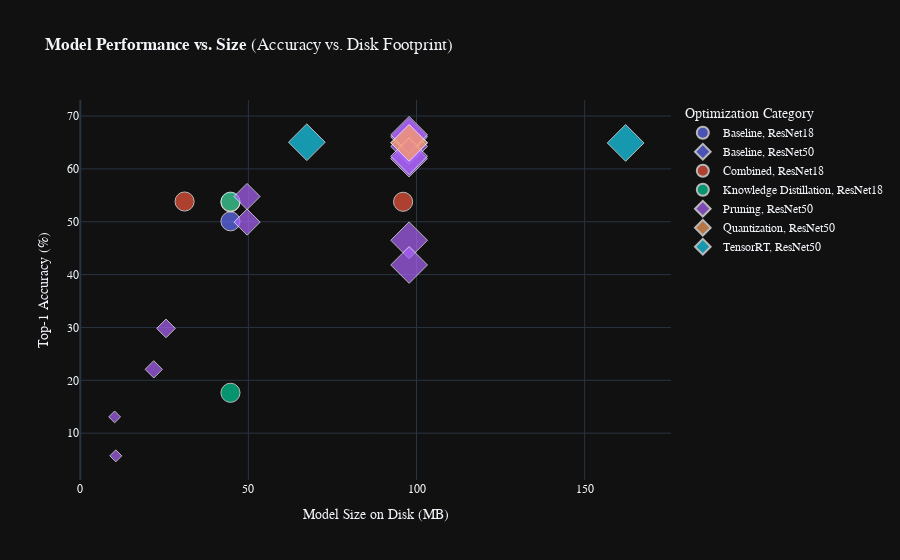
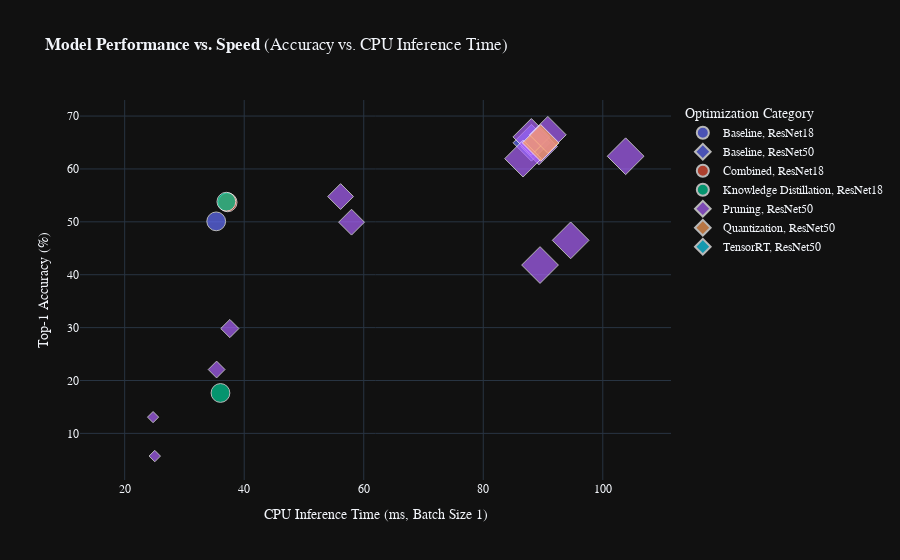

Notebook code cell kept with these figures, in order:
### Code cell
import pandas as pd
import plotly.express as px
import plotly.graph_objects as go
import io

# Paste your CSV data here
csv_data = """
Experiment_ID;Base_Model_Arch;Optimization_Category;Specific_Technique;Key_Parameters;Top_1_Acc;Top_5_Acc;Model_Size_MB_Disk;FT_Epochs_Run;FT_Time_seconds;Inference_Time_ms_CPU (Batch 1);Inference_Time_ms_GPU (Batch 1);flops_gmacs;params_millions;non_zero_params;Notes_from_Log
resnet18_baseline;ResNet18;Baseline;Baseline;N/A;0.5008921743563599;0.7631914;44.66958;15;1406.56149;35.31372;3.52352;1.824033792;11.689512;11.689512;
resnet50_baseline;ResNet50;Baseline;Baseline;N/A;0.649502931430028;0.8748407;97.79614;30;5395.38120;88.06000;7.87376;4.133742592;25.557032;25.557032;
resnet18pretrained_distilled_quant_kmeans_256clusters_post;ResNet18;Combined;KMeans Quant;Clusters: 256;0.5368340555697171;0.8032118;44.66733;0;0.00000;37.22856;3.33568;1.824033792;11.689512;11.689512;K-Means Weight Quantization (256 clusters) applied to a distilled, pretrained ResNet18. No training epochs for quantization step. Evaluation metrics from original log. Codebook info was generated.
resnet18pretrained_distilled_quant_ptq_int8_perchannel_post;ResNet18;Combined;PTQ INT8 (Per-Channel);N/A;0.5077746622482794;0.7807800;11.30209;0;0.00000;19.01976;N/A (Known JIT GPU Unstable);N/A (JIT Model);N/A (JIT Model);N/A (JIT Model);Post-Training Quantization (per-channel) applied to a distilled, pretrained ResNet18. No training epochs for quantization step. Evaluation metrics from original log.
resnet18pretrained_distilled_quant_ptq_int8_pertensor_post;ResNet18;Combined;PTQ INT8 (Per-Tensor);N/A;0.5335202651032374;0.8027020;11.30076;0;0.00000;18.31738;N/A (Known JIT GPU Unstable);N/A (JIT Model);N/A (JIT Model);N/A (JIT Model);Post-Training Quantization (per-tensor) applied to a distilled, pretrained ResNet18. No training epochs for quantization step. Evaluation metrics from original log.
resnet18pretrained_distilled_quant_qat_int8_epochs8;ResNet18;Combined;QAT INT8;QAT Epochs: 8;0.5355595207749172;0.8044864;11.29939;8;1155.46389;17.96892;N/A (Known JIT GPU Unstable);N/A (JIT Model);N/A (JIT Model);N/A (JIT Model);Quantization Aware Training applied to a distilled, pretrained ResNet18. Epoch data refers to QAT fine-tuning. Evaluation metrics from original log.
resnet50_to_resnet18pretrained_kd;ResNet18;Knowledge Distillation;Knowledge Distillation;T:resnet50->S:resnet18;0.538108590364517;0.8027020;44.67078;15;2067.91055;37.01086;3.47354;1.824033792;11.689512;11.689512;
resnet50_to_resnet18scratch_kd;ResNet18;Knowledge Distillation;Knowledge Distillation;T:resnet50->S:resnet18;0.1763956156003059;0.4017334;44.67078;15;2004.46795;36.02530;3.41316;1.824033792;11.689512;11.689512;
resnet50_prune_nm24_ft;ResNet50;Pruning;N:M Sparsity;N:2, M:4;0.6426204435381085;0.8730563;97.79861;15;3051.65437;89.32968;9.58856;4.133742592;25.557032;13.829576;
resnet50_prune_struct_it_l1filter_stage1_approx_sp50_ft;ResNet50;Pruning;Iterative Structured Pruning (L1 Filter);Target Sparsity: 50.0%;0.49936273260260006;0.7675249;49.60373;5;675.39339;57.95676;8.98030;2.042114256;12.935549;12.935549;
resnet50_prune_struct_it_l1filter_stage2_approx_sp75_ft;ResNet50;Pruning;Iterative Structured Pruning (L1 Filter);Target Sparsity: 75.0%;0.29824114198317614;0.5799133;25.49252;10;1021.56831;37.59312;11.46844;1.012597635;6.626072;6.626072;
resnet50_prune_struct_it_l1filter_stage3_approx_sp90_ft;ResNet50;Pruning;Iterative Structured Pruning (L1 Filter);Target Sparsity: 90.0%;0.13076518225850832;0.3405557;10.21170;15;1358.46598;24.75034;8.29152;0.382400928;2.630579;2.630579;
resnet50_prune_struct_os_l1filter_fp30_ft;ResNet50;Pruning;One-Shot Structured Pruning (L1 Filter);Target Sparsity: 50.0%;0.5477950548049961;0.8100943;49.59605;15;2030.61859;56.12866;9.36346;2.042114256;12.935549;12.935549;
resnet50_prune_struct_os_l1filter_fp55_ft;ResNet50;Pruning;One-Shot Structured Pruning (L1 Filter);Target Sparsity: 75.0%;0.22074936273260006;0.4840683;21.86064;15;1472.21088;35.38324;8.50816;0.865708368;5.678189;5.678189;
resnet50_prune_struct_os_l1filter_fp70_ft;ResNet50;Pruning;One-Shot Structured Pruning (L1 Filter);Target Sparsity: 90.0%;0.05709915880703543;0.1947489;10.56108;15;1346.40862;25.03054;8.32954;0.400809619;2.724022;2.724022;
resnet50_prune_unstruct_it_l1_stage1_sp50_ft;ResNet50;Pruning;Iterative Unstructured Pruning (L1);Target Sparsity: 50.0%;0.6605647208768799389;0.853138;97.79218;5;665.13087;88.04078;8.22656;4.133742592;25.557032;12.752456;
resnet50_prune_unstruct_it_l1_stage2_sp75_ft;ResNet50;Pruning;Iterative Unstructured Pruning (L1);Target Sparsity: 75.0%;0.6194745347947998981;0.79276;97.79218;10;1337.13718;86.65992;7.89072;4.133742592;25.557032;6.376728;
resnet50_prune_unstruct_it_l1_stage3_sp90_ft;ResNet50;Pruning;Iterative Unstructured Pruning (L1);Target Sparsity: 90.0%;0.4649502931430028;0.7519755;97.80362;15;2093.07571;94.62280;7.99122;4.133742592;25.557032;2.551291;
resnet50_prune_unstruct_os_l1_sp50_ft;ResNet50;Pruning;One-Shot Unstructured Pruning (L1);Target Sparsity: 50.0%;0.6645424420086669;0.8860566;97.80331;15;2085.63127;90.80236;8.09102;4.133742592;25.557032;12.752456;
resnet50_prune_unstruct_os_l1_sp75_ft;ResNet50;Pruning;One-Shot Unstructured Pruning (L1);Target Sparsity: 75.0%;0.6240122355340301;0.8598012;97.80331;15;1945.38252;103.82330;8.23356;4.133742592;25.557032;6.376728;
resnet50_prune_unstruct_os_l1_sp90_ft;ResNet50;Pruning;One-Shot Unstructured Pruning (L1);Target Sparsity: 90.0%;0.41830231965332654;0.7122100;97.80331;15;2004.42808;89.49998;8.24150;4.133742592;25.557032;2.551291;
resnet50_quant_kmeans_256clusters_post;ResNet50;Quantization;KMeans Quant;Clusters: 256;0.6492480244710681;0.8730563;97.79564;0;0.00000;89.61634;9.13594;4.133742592;25.557032;25.557032;K-Means Weight Quantization (256 clusters). No training epochs for quantization step. Evaluation metrics from original log. Codebook info was generated.
resnet50_quant_ptq_int8_perchannel_post;ResNet50;Quantization;PTQ INT8 (Per-Channel);N/A;0.6069334692837114;0.8404282;24.94237;0;0.00000;44.42032;N/A (Known JIT GPU Unstable);N/A (JIT Model);N/A (JIT Model);N/A (JIT Model);Post-Training Quantization (per-channel). No training epochs for quantization step. Evaluation metrics from original log.
resnet50_quant_ptq_int8_pertensor_post;ResNet50;Quantization;PTQ INT8 (Per-Tensor);N/A;0.649757838388988;0.8735661;24.94018;0;0.00000;41.93892;N/A (Known JIT GPU Unstable);N/A (JIT Model);N/A (JIT Model);N/A (JIT Model);Post-Training Quantization (per-tensor). No training epochs for quantization step. Evaluation metrics from original log.
resnet50_quant_qat_int8_epochs8;ResNet50;Quantization;QAT INT8;QAT Epochs: 8;0.6635228141728269;0.8807035;24.93738;8;2333.11918;42.46538;N/A (Known JIT GPU Unstable);N/A (JIT Model);N/A (JIT Model);N/A (JIT Model);Quantization Aware Training. Epoch data refers to QAT fine-tuning. Evaluation metrics from original log.
resnet50_trt_fp16;ResNet50;TensorRT;TensorRT FP16;Precision: FP16;0.6505;0.8746;67.38;0;0.0;;6.36;4.133742592;25.557032;25.557032;TensorRT FP16 optimization applied to ResNet50 baseline.
resnet50_trt_fp32;ResNet50;TensorRT;TensorRT FP32;Precision: FP32;0.6492;0.8751;162.20;0;0.0;;18.15;4.133742592;25.557032;25.557032;TensorRT FP32 optimization applied to ResNet50 baseline.
resnet18_distilled_trt_fp16;ResNet18;Combined;Distillation + TensorRT FP16;Precision: FP16;0.53836;0.80270;31.02;0;0.0;;2.52;1.824033792;11.689512;11.689512;TensorRT FP16 optimization applied to a distilled, pretrained ResNet18.
resnet18_distilled_trt_fp32;ResNet18;Combined;Distillation + TensorRT FP32;Precision: FP32;0.53785;0.80270;96.01;0;0.0;;8.12;1.824033792;11.689512;11.689512;TensorRT FP32 optimization applied to a distilled, pretrained ResNet18.
;;;;;;;;;;;;;;;
"""

# --- 1. Data Loading and Cleaning ---
df = pd.read_csv(io.StringIO(csv_data), sep=';')
df.dropna(how='all', inplace=True)
df.columns = df.columns.str.replace(' \(.*\)', '', regex=True).str.replace(' ', '_')

numeric_cols = [
    'Top_1_Acc', 'Top_5_Acc', 'Model_Size_MB_Disk', 'FT_Epochs_Run',
    'FT_Time_seconds', 'Inference_Time_ms_CPU', 'Inference_Time_ms_GPU',
    'flops_gmacs', 'params_millions', 'non_zero_params'
]

for col in numeric_cols:
    df[col] = pd.to_numeric(df[col], errors='coerce')

df['Top_1_Acc_Percent'] = df['Top_1_Acc'] * 100
df['Top_5_Acc_Percent'] = df['Top_5_Acc'] * 100

# ----------------- FIX: Handle NaN values for size parameters -----------------
# The 'size' parameter in Plotly cannot handle NaN values. We will fill them
# with 0, so these points are still plotted but with a minimum size.
# This affects both 'params_millions' for the first plot and 'flops_gmacs' for the second.
df['params_millions'].fillna(0, inplace=True)
df['flops_gmacs'].fillna(0, inplace=True)
# -------------------------------------------------------------------------------


# --- 2. Create the Interactive Plot ---

# Plot 1: Accuracy vs. Model Size
fig1 = px.scatter(
    df,
    x="Model_Size_MB_Disk",
    y="Top_1_Acc_Percent",
    color="Optimization_Category",
    symbol="Base_Model_Arch",
    size="params_millions",
    hover_name="Experiment_ID",
    hover_data={
        "Specific_Technique": True,
        "Top_1_Acc_Percent": ':.2f}%',
        "Model_Size_MB_Disk": ':.2f} MB',
        "Inference_Time_ms_CPU": ':.2f} ms',
        "params_millions": ':.2f}M'
    },
    template="plotly_dark",
    title="<b>Model Performance vs. Size</b> (Accuracy vs. Disk Footprint)"
)

fig1.update_layout(
    xaxis_title="Model Size on Disk (MB)",
    yaxis_title="Top-1 Accuracy (%)",
    legend_title="Optimization Category",
    font=dict(family="Arial, sans-serif", size=12)
)
fig1.update_traces(marker=dict(line=dict(width=1, color='White')))

# Plot 2: Accuracy vs. CPU Inference Time
fig2 = px.scatter(
    df,
    x="Inference_Time_ms_CPU",
    y="Top_1_Acc_Percent",
    color="Optimization_Category",
    symbol="Base_Model_Arch",
    size="flops_gmacs",
    hover_name="Experiment_ID",
    hover_data={
        "Specific_Technique": True,
        "Top_1_Acc_Percent": ':.2f}%',
        "Model_Size_MB_Disk": ':.2f} MB',
        "Inference_Time_ms_CPU": ':.2f} ms',
        "flops_gmacs": ':.2f}G'
    },
    template="plotly_dark",
    title="<b>Model Performance vs. Speed</b> (Accuracy vs. CPU Inference Time)"
)

fig2.update_layout(
    xaxis_title="CPU Inference Time (ms, Batch Size 1)",
    yaxis_title="Top-1 Accuracy (%)",
    legend_title="Optimization Category",
    font=dict(family="Arial, sans-serif", size=12)
)
fig2.update_traces(marker=dict(line=dict(width=1, color='White')))


# --- 3. Save and Show the Plots ---
fig1.write_html("model_performance_vs_size.html")
fig2.write_html("model_performance_vs_speed.html")

fig1.show()
fig2.show()

print("Interactive plots have been saved as 'model_performance_vs_size.html' and 'model_performance_vs_speed.html'")

### Figure 1 — Plotly figure (JSON) as saved in the notebook; plotly's stock layout.template omitted (floating-point values rounded to 4 significant figures)
{"data": [{"customdata": [["Baseline", 35.31, 11.69]], "hovertemplate": "<b>%{hovertext}</b><br><br>Optimization_Category=Baseline<br>Base_Model_Arch=ResNet18<br>Model_Size_MB_Disk=%{x:.2f} MB}<br>Top_1_Acc_Percent=%{y:.2f}%}<br>params_millions=%{customdata[2]:.2f}M}<br>Specific_Technique=%{customdata[0]}<br>Inference_Time_ms_CPU=%{customdata[1]:.2f} ms}<extra></extra>", "hovertext": ["resnet18_baseline"], "legendgroup": "Baseline, ResNet18", "marker": {"color": "#636efa", "line": {"color": "White", "width": 1}, "size": [11.69], "sizemode": "area", "sizeref": 0.06389, "symbol": "circle"}, "mode": "markers", "name": "Baseline, ResNet18", "orientation": "v", "showlegend": true, "type": "scatter", "x": [44.67], "xaxis": "x", "y": [50.09], "yaxis": "y"}, {"customdata": [["Baseline", 88.06, 25.56]], "hovertemplate": "<b>%{hovertext}</b><br><br>Optimization_Category=Baseline<br>Base_Model_Arch=ResNet50<br>Model_Size_MB_Disk=%{x:.2f} MB}<br>Top_1_Acc_Percent=%{y:.2f}%}<br>params_millions=%{customdata[2]:.2f}M}<br>Specific_Technique=%{customdata[0]}<br>Inference_Time_ms_CPU=%{customdata[1]:.2f} ms}<extra></extra>", "hovertext": ["resnet50_baseline"], "legendgroup": "Baseline, ResNet50", "marker": {"color": "#636efa", "line": {"color": "White", "width": 1}, "size": [25.56], "sizemode": "area", "sizeref": 0.06389, "symbol": "diamond"}, "mode": "markers", "name": "Baseline, ResNet50", "orientation": "v", "showlegend": true, "type": "scatter", "x": [97.8], "xaxis": "x", "y": [64.95], "yaxis": "y"}, {"customdata": [["KMeans Quant", 37.23, 11.69], ["PTQ INT8 (Per-Channel)", 19.02, 0], ["PTQ INT8 (Per-Tensor)", 18.32, 0], ["QAT INT8", 17.97, 0], ["Distillation + TensorRT FP16", null, 11.69], ["Distillation + TensorRT FP32", null, 11.69]], "hovertemplate": "<b>%{hovertext}</b><br><br>Optimization_Category=Combined<br>Base_Model_Arch=ResNet18<br>Model_Size_MB_Disk=%{x:.2f} MB}<br>Top_1_Acc_Percent=%{y:.2f}%}<br>params_millions=%{customdata[2]:.2f}M}<br>Specific_Technique=%{customdata[0]}<br>Inference_Time_ms_CPU=%{customdata[1]:.2f} ms}<extra></extra>", "hovertext": ["resnet18pretrained_distilled_quant_kmeans_256clusters_post", "resnet18pretrained_distilled_quant_ptq_int8_perchannel_post", "resnet18pretrained_distilled_quant_ptq_int8_pertensor_post", "resnet18pretrained_distilled_quant_qat_int8_epochs8", "resnet18_distilled_trt_fp16", "resnet18_distilled_trt_fp32"], "legendgroup": "Combined, ResNet18", "marker": {"color": "#EF553B", "line": {"color": "White", "width": 1}, "size": [11.69, 0.0, 0.0, 0.0, 11.69, 11.69], "sizemode": "area", "sizeref": 0.06389, "symbol": "circle"}, "mode": "markers", "name": "Combined, ResNet18", "orientation": "v", "showlegend": true, "type": "scatter", "x": [44.67, 11.3, 11.3, 11.3, 31.02, 96.01], "xaxis": "x", "y": [53.68, 50.78, 53.35, 53.56, 53.84, 53.79], "yaxis": "y"}, {"customdata": [["Knowledge Distillation", 37.01, 11.69], ["Knowledge Distillation", 36.03, 11.69]], "hovertemplate": "<b>%{hovertext}</b><br><br>Optimization_Category=Knowledge Distillation<br>Base_Model_Arch=ResNet18<br>Model_Size_MB_Disk=%{x:.2f} MB}<br>Top_1_Acc_Percent=%{y:.2f}%}<br>params_millions=%{customdata[2]:.2f}M}<br>Specific_Technique=%{customdata[0]}<br>Inference_Time_ms_CPU=%{customdata[1]:.2f} ms}<extra></extra>", "hovertext": ["resnet50_to_resnet18pretrained_kd", "resnet50_to_resnet18scratch_kd"], "legendgroup": "Knowledge Distillation, ResNet18", "marker": {"color": "#00cc96", "line": {"color": "White", "width": 1}, "size": [11.69, 11.69], "sizemode": "area", "sizeref": 0.06389, "symbol": "circle"}, "mode": "markers", "name": "Knowledge Distillation, ResNet18", "orientation": "v", "showlegend": true, "type": "scatter", "x": [44.67, 44.67], "xaxis": "x", "y": [53.81, 17.64], "yaxis": "y"}, {"customdata": [["N:M Sparsity", 89.33, 25.56], ["Iterative Structured Pruning (L1 Filter)", 57.96, 12.94], ["Iterative Structured Pruning (L1 Filter)", 37.59, 6.626], ["Iterative Structured Pruning (L1 Filter)", 24.75, 2.631], ["One-Shot Structured Pruning (L1 Filter)", 56.13, 12.94], ["One-Shot Structured Pruning (L1 Filter)", 35.38, 5.678], ["One-Shot Structured Pruning (L1 Filter)", 25.03, 2.724], ["Iterative Unstructured Pruning (L1)", 88.04, 25.56], ["Iterative Unstructured Pruning (L1)", 86.66, 25.56], ["Iterative Unstructured Pruning (L1)", 94.62, 25.56], ["One-Shot Unstructured Pruning (L1)", 90.8, 25.56], ["One-Shot Unstructured Pruning (L1)", 103.8, 25.56], ["One-Shot Unstructured Pruning (L1)", 89.5, 25.56]], "hovertemplate": "<b>%{hovertext}</b><br><br>Optimization_Category=Pruning<br>Base_Model_Arch=ResNet50<br>Model_Size_MB_Disk=%{x:.2f} MB}<br>Top_1_Acc_Percent=%{y:.2f}%}<br>params_millions=%{customdata[2]:.2f}M}<br>Specific_Technique=%{customdata[0]}<br>Inference_Time_ms_CPU=%{customdata[1]:.2f} ms}<extra></extra>", "hovertext": ["resnet50_prune_nm24_ft", "resnet50_prune_struct_it_l1filter_stage1_approx_sp50_ft", "resnet50_prune_struct_it_l1filter_stage2_approx_sp75_ft", "resnet50_prune_struct_it_l1filter_stage3_approx_sp90_ft", "resnet50_prune_struct_os_l1filter_fp30_ft", "resnet50_prune_struct_os_l1filter_fp55_ft", "resnet50_prune_struct_os_l1filter_fp70_ft", "resnet50_prune_unstruct_it_l1_stage1_sp50_ft", "resnet50_prune_unstruct_it_l1_stage2_sp75_ft", "resnet50_prune_unstruct_it_l1_stage3_sp90_ft", "resnet50_prune_unstruct_os_l1_sp50_ft", "resnet50_prune_unstruct_os_l1_sp75_ft", "resnet50_prune_unstruct_os_l1_sp90_ft"], "legendgroup": "Pruning, ResNet50", "marker": {"color": "#ab63fa", "line": {"color": "White", "width": 1}, "size": [25.56, 12.94, 6.626, 2.631, 12.94, 5.678, 2.724, 25.56, 25.56, 25.56, 25.56, 25.56, 25.56], "sizemode": "area", "sizeref": 0.06389, "symbol": "diamond"}, "mode": "markers", "name": "Pruning, ResNet50", "orientation": "v", "showlegend": true, "type": "scatter", "x": [97.8, 49.6, 25.49, 10.21, 49.6, 21.86, 10.56, 97.79, 97.79, 97.8, 97.8, 97.8, 97.8], "xaxis": "x", "y": [64.26, 49.94, 29.82, 13.08, 54.78, 22.07, 5.71, 66.06, 61.95, 46.5, 66.45, 62.4, 41.83], "yaxis": "y"}, {"customdata": [["KMeans Quant", 89.62, 25.56], ["PTQ INT8 (Per-Channel)", 44.42, 0], ["PTQ INT8 (Per-Tensor)", 41.94, 0], ["QAT INT8", 42.47, 0]], "hovertemplate": "<b>%{hovertext}</b><br><br>Optimization_Category=Quantization<br>Base_Model_Arch=ResNet50<br>Model_Size_MB_Disk=%{x:.2f} MB}<br>Top_1_Acc_Percent=%{y:.2f}%}<br>params_millions=%{customdata[2]:.2f}M}<br>Specific_Technique=%{customdata[0]}<br>Inference_Time_ms_CPU=%{customdata[1]:.2f} ms}<extra></extra>", "hovertext": ["resnet50_quant_kmeans_256clusters_post", "resnet50_quant_ptq_int8_perchannel_post", "resnet50_quant_ptq_int8_pertensor_post", "resnet50_quant_qat_int8_epochs8"], "legendgroup": "Quantization, ResNet50", "marker": {"color": "#FFA15A", "line": {"color": "White", "width": 1}, "size": [25.56, 0.0, 0.0, 0.0], "sizemode": "area", "sizeref": 0.06389, "symbol": "diamond"}, "mode": "markers", "name": "Quantization, ResNet50", "orientation": "v", "showlegend": true, "type": "scatter", "x": [97.8, 24.94, 24.94, 24.94], "xaxis": "x", "y": [64.92, 60.69, 64.98, 66.35], "yaxis": "y"}, {"customdata": [["TensorRT FP16", null, 25.56], ["TensorRT FP32", null, 25.56]], "hovertemplate": "<b>%{hovertext}</b><br><br>Optimization_Category=TensorRT<br>Base_Model_Arch=ResNet50<br>Model_Size_MB_Disk=%{x:.2f} MB}<br>Top_1_Acc_Percent=%{y:.2f}%}<br>params_millions=%{customdata[2]:.2f}M}<br>Specific_Technique=%{customdata[0]}<br>Inference_Time_ms_CPU=%{customdata[1]:.2f} ms}<extra></extra>", "hovertext": ["resnet50_trt_fp16", "resnet50_trt_fp32"], "legendgroup": "TensorRT, ResNet50", "marker": {"color": "#19d3f3", "line": {"color": "White", "width": 1}, "size": [25.56, 25.56], "sizemode": "area", "sizeref": 0.06389, "symbol": "diamond"}, "mode": "markers", "name": "TensorRT, ResNet50", "orientation": "v", "showlegend": true, "type": "scatter", "x": [67.38, 162.2], "xaxis": "x", "y": [65.05, 64.92], "yaxis": "y"}], "layout": {"font": {"family": "Arial, sans-serif", "size": 12}, "legend": {"itemsizing": "constant", "title": {"text": "Optimization Category"}, "tracegroupgap": 0}, "title": {"text": "<b>Model Performance vs. Size</b> (Accuracy vs. Disk Footprint)"}, "xaxis": {"anchor": "y", "domain": [0, 1], "title": {"text": "Model Size on Disk (MB)"}}, "yaxis": {"anchor": "x", "domain": [0, 1], "title": {"text": "Top-1 Accuracy (%)"}}}}

### Figure 2 — Plotly figure (JSON) as saved in the notebook; plotly's stock layout.template omitted (floating-point values rounded to 4 significant figures)
{"data": [{"customdata": [["Baseline", 44.67, 1.824]], "hovertemplate": "<b>%{hovertext}</b><br><br>Optimization_Category=Baseline<br>Base_Model_Arch=ResNet18<br>Inference_Time_ms_CPU=%{x:.2f} ms}<br>Top_1_Acc_Percent=%{y:.2f}%}<br>flops_gmacs=%{customdata[2]:.2f}G}<br>Specific_Technique=%{customdata[0]}<br>Model_Size_MB_Disk=%{customdata[1]:.2f} MB}<extra></extra>", "hovertext": ["resnet18_baseline"], "legendgroup": "Baseline, ResNet18", "marker": {"color": "#636efa", "line": {"color": "White", "width": 1}, "size": [1.824], "sizemode": "area", "sizeref": 0.01033, "symbol": "circle"}, "mode": "markers", "name": "Baseline, ResNet18", "orientation": "v", "showlegend": true, "type": "scatter", "x": [35.31], "xaxis": "x", "y": [50.09], "yaxis": "y"}, {"customdata": [["Baseline", 97.8, 4.134]], "hovertemplate": "<b>%{hovertext}</b><br><br>Optimization_Category=Baseline<br>Base_Model_Arch=ResNet50<br>Inference_Time_ms_CPU=%{x:.2f} ms}<br>Top_1_Acc_Percent=%{y:.2f}%}<br>flops_gmacs=%{customdata[2]:.2f}G}<br>Specific_Technique=%{customdata[0]}<br>Model_Size_MB_Disk=%{customdata[1]:.2f} MB}<extra></extra>", "hovertext": ["resnet50_baseline"], "legendgroup": "Baseline, ResNet50", "marker": {"color": "#636efa", "line": {"color": "White", "width": 1}, "size": [4.134], "sizemode": "area", "sizeref": 0.01033, "symbol": "diamond"}, "mode": "markers", "name": "Baseline, ResNet50", "orientation": "v", "showlegend": true, "type": "scatter", "x": [88.06], "xaxis": "x", "y": [64.95], "yaxis": "y"}, {"customdata": [["KMeans Quant", 44.67, 1.824], ["PTQ INT8 (Per-Channel)", 11.3, 0], ["PTQ INT8 (Per-Tensor)", 11.3, 0], ["QAT INT8", 11.3, 0], ["Distillation + TensorRT FP16", 31.02, 1.824], ["Distillation + TensorRT FP32", 96.01, 1.824]], "hovertemplate": "<b>%{hovertext}</b><br><br>Optimization_Category=Combined<br>Base_Model_Arch=ResNet18<br>Inference_Time_ms_CPU=%{x:.2f} ms}<br>Top_1_Acc_Percent=%{y:.2f}%}<br>flops_gmacs=%{customdata[2]:.2f}G}<br>Specific_Technique=%{customdata[0]}<br>Model_Size_MB_Disk=%{customdata[1]:.2f} MB}<extra></extra>", "hovertext": ["resnet18pretrained_distilled_quant_kmeans_256clusters_post", "resnet18pretrained_distilled_quant_ptq_int8_perchannel_post", "resnet18pretrained_distilled_quant_ptq_int8_pertensor_post", "resnet18pretrained_distilled_quant_qat_int8_epochs8", "resnet18_distilled_trt_fp16", "resnet18_distilled_trt_fp32"], "legendgroup": "Combined, ResNet18", "marker": {"color": "#EF553B", "line": {"color": "White", "width": 1}, "size": [1.824, 0.0, 0.0, 0.0, 1.824, 1.824], "sizemode": "area", "sizeref": 0.01033, "symbol": "circle"}, "mode": "markers", "name": "Combined, ResNet18", "orientation": "v", "showlegend": true, "type": "scatter", "x": [37.23, 19.02, 18.32, 17.97, NaN, NaN], "xaxis": "x", "y": [53.68, 50.78, 53.35, 53.56, 53.84, 53.79], "yaxis": "y"}, {"customdata": [["Knowledge Distillation", 44.67, 1.824], ["Knowledge Distillation", 44.67, 1.824]], "hovertemplate": "<b>%{hovertext}</b><br><br>Optimization_Category=Knowledge Distillation<br>Base_Model_Arch=ResNet18<br>Inference_Time_ms_CPU=%{x:.2f} ms}<br>Top_1_Acc_Percent=%{y:.2f}%}<br>flops_gmacs=%{customdata[2]:.2f}G}<br>Specific_Technique=%{customdata[0]}<br>Model_Size_MB_Disk=%{customdata[1]:.2f} MB}<extra></extra>", "hovertext": ["resnet50_to_resnet18pretrained_kd", "resnet50_to_resnet18scratch_kd"], "legendgroup": "Knowledge Distillation, ResNet18", "marker": {"color": "#00cc96", "line": {"color": "White", "width": 1}, "size": [1.824, 1.824], "sizemode": "area", "sizeref": 0.01033, "symbol": "circle"}, "mode": "markers", "name": "Knowledge Distillation, ResNet18", "orientation": "v", "showlegend": true, "type": "scatter", "x": [37.01, 36.03], "xaxis": "x", "y": [53.81, 17.64], "yaxis": "y"}, {"customdata": [["N:M Sparsity", 97.8, 4.134], ["Iterative Structured Pruning (L1 Filter)", 49.6, 2.042], ["Iterative Structured Pruning (L1 Filter)", 25.49, 1.013], ["Iterative Structured Pruning (L1 Filter)", 10.21, 0.3824], ["One-Shot Structured Pruning (L1 Filter)", 49.6, 2.042], ["One-Shot Structured Pruning (L1 Filter)", 21.86, 0.8657], ["One-Shot Structured Pruning (L1 Filter)", 10.56, 0.4008], ["Iterative Unstructured Pruning (L1)", 97.79, 4.134], ["Iterative Unstructured Pruning (L1)", 97.79, 4.134], ["Iterative Unstructured Pruning (L1)", 97.8, 4.134], ["One-Shot Unstructured Pruning (L1)", 97.8, 4.134], ["One-Shot Unstructured Pruning (L1)", 97.8, 4.134], ["One-Shot Unstructured Pruning (L1)", 97.8, 4.134]], "hovertemplate": "<b>%{hovertext}</b><br><br>Optimization_Category=Pruning<br>Base_Model_Arch=ResNet50<br>Inference_Time_ms_CPU=%{x:.2f} ms}<br>Top_1_Acc_Percent=%{y:.2f}%}<br>flops_gmacs=%{customdata[2]:.2f}G}<br>Specific_Technique=%{customdata[0]}<br>Model_Size_MB_Disk=%{customdata[1]:.2f} MB}<extra></extra>", "hovertext": ["resnet50_prune_nm24_ft", "resnet50_prune_struct_it_l1filter_stage1_approx_sp50_ft", "resnet50_prune_struct_it_l1filter_stage2_approx_sp75_ft", "resnet50_prune_struct_it_l1filter_stage3_approx_sp90_ft", "resnet50_prune_struct_os_l1filter_fp30_ft", "resnet50_prune_struct_os_l1filter_fp55_ft", "resnet50_prune_struct_os_l1filter_fp70_ft", "resnet50_prune_unstruct_it_l1_stage1_sp50_ft", "resnet50_prune_unstruct_it_l1_stage2_sp75_ft", "resnet50_prune_unstruct_it_l1_stage3_sp90_ft", "resnet50_prune_unstruct_os_l1_sp50_ft", "resnet50_prune_unstruct_os_l1_sp75_ft", "resnet50_prune_unstruct_os_l1_sp90_ft"], "legendgroup": "Pruning, ResNet50", "marker": {"color": "#ab63fa", "line": {"color": "White", "width": 1}, "size": [4.134, 2.042, 1.013, 0.3824, 2.042, 0.8657, 0.4008, 4.134, 4.134, 4.134, 4.134, 4.134, 4.134], "sizemode": "area", "sizeref": 0.01033, "symbol": "diamond"}, "mode": "markers", "name": "Pruning, ResNet50", "orientation": "v", "showlegend": true, "type": "scatter", "x": [89.33, 57.96, 37.59, 24.75, 56.13, 35.38, 25.03, 88.04, 86.66, 94.62, 90.8, 103.8, 89.5], "xaxis": "x", "y": [64.26, 49.94, 29.82, 13.08, 54.78, 22.07, 5.71, 66.06, 61.95, 46.5, 66.45, 62.4, 41.83], "yaxis": "y"}, {"customdata": [["KMeans Quant", 97.8, 4.134], ["PTQ INT8 (Per-Channel)", 24.94, 0], ["PTQ INT8 (Per-Tensor)", 24.94, 0], ["QAT INT8", 24.94, 0]], "hovertemplate": "<b>%{hovertext}</b><br><br>Optimization_Category=Quantization<br>Base_Model_Arch=ResNet50<br>Inference_Time_ms_CPU=%{x:.2f} ms}<br>Top_1_Acc_Percent=%{y:.2f}%}<br>flops_gmacs=%{customdata[2]:.2f}G}<br>Specific_Technique=%{customdata[0]}<br>Model_Size_MB_Disk=%{customdata[1]:.2f} MB}<extra></extra>", "hovertext": ["resnet50_quant_kmeans_256clusters_post", "resnet50_quant_ptq_int8_perchannel_post", "resnet50_quant_ptq_int8_pertensor_post", "resnet50_quant_qat_int8_epochs8"], "legendgroup": "Quantization, ResNet50", "marker": {"color": "#FFA15A", "line": {"color": "White", "width": 1}, "size": [4.134, 0.0, 0.0, 0.0], "sizemode": "area", "sizeref": 0.01033, "symbol": "diamond"}, "mode": "markers", "name": "Quantization, ResNet50", "orientation": "v", "showlegend": true, "type": "scatter", "x": [89.62, 44.42, 41.94, 42.47], "xaxis": "x", "y": [64.92, 60.69, 64.98, 66.35], "yaxis": "y"}, {"customdata": [["TensorRT FP16", 67.38, 4.134], ["TensorRT FP32", 162.2, 4.134]], "hovertemplate": "<b>%{hovertext}</b><br><br>Optimization_Category=TensorRT<br>Base_Model_Arch=ResNet50<br>Inference_Time_ms_CPU=%{x:.2f} ms}<br>Top_1_Acc_Percent=%{y:.2f}%}<br>flops_gmacs=%{customdata[2]:.2f}G}<br>Specific_Technique=%{customdata[0]}<br>Model_Size_MB_Disk=%{customdata[1]:.2f} MB}<extra></extra>", "hovertext": ["resnet50_trt_fp16", "resnet50_trt_fp32"], "legendgroup": "TensorRT, ResNet50", "marker": {"color": "#19d3f3", "line": {"color": "White", "width": 1}, "size": [4.134, 4.134], "sizemode": "area", "sizeref": 0.01033, "symbol": "diamond"}, "mode": "markers", "name": "TensorRT, ResNet50", "orientation": "v", "showlegend": true, "type": "scatter", "x": [NaN, NaN], "xaxis": "x", "y": [65.05, 64.92], "yaxis": "y"}], "layout": {"font": {"family": "Arial, sans-serif", "size": 12}, "legend": {"itemsizing": "constant", "title": {"text": "Optimization Category"}, "tracegroupgap": 0}, "title": {"text": "<b>Model Performance vs. Speed</b> (Accuracy vs. CPU Inference Time)"}, "xaxis": {"anchor": "y", "domain": [0, 1], "title": {"text": "CPU Inference Time (ms, Batch Size 1)"}}, "yaxis": {"anchor": "x", "domain": [0, 1], "title": {"text": "Top-1 Accuracy (%)"}}}}
